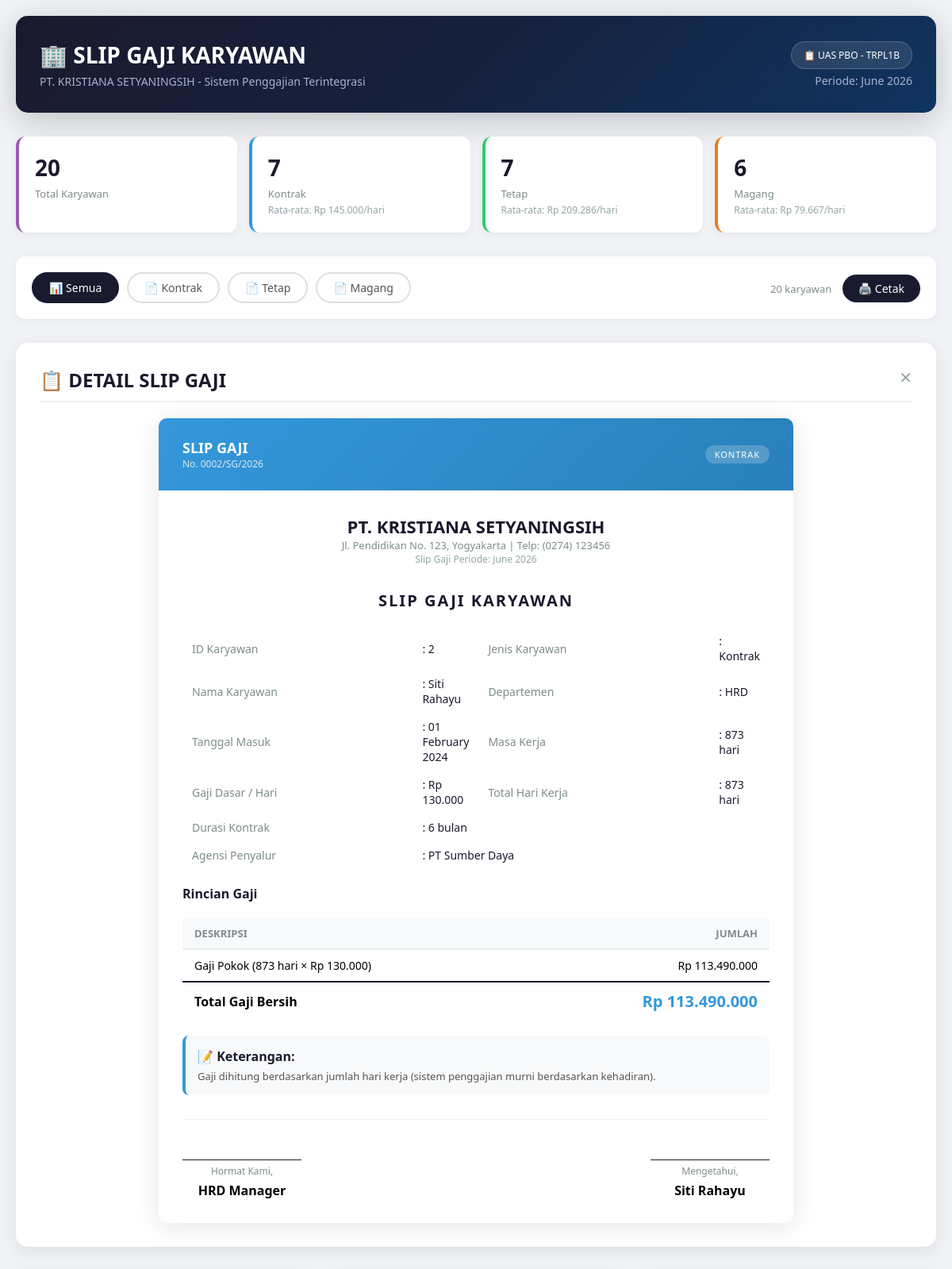
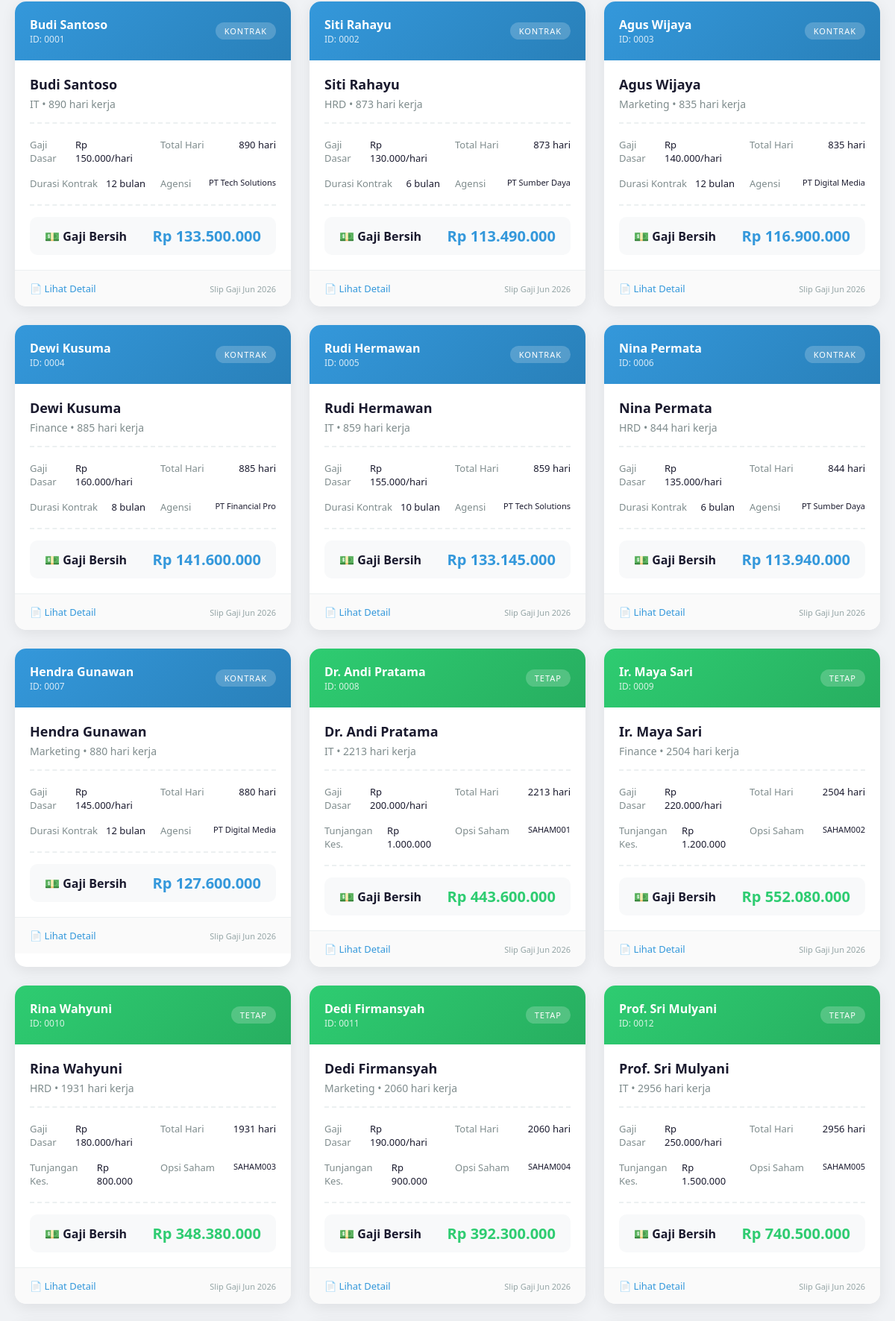
The page /?filter=semua&detail=2 (upper part) on the database its author committed (2 pictures, top to bottom).
### tables this page shows
CREATE TABLE `tabel_karyawan` (
  `id_karyawan` int NOT NULL,
  `nama_karyawan` varchar(100) NOT NULL,
  `departemen` varchar(50) NOT NULL,
  `hari_kerja_masuk` date NOT NULL,
  `gaji_dasar_per_hari` decimal(10,2) NOT NULL,
  `jenis_karyawan` enum('kontrak','tetap','magang') NOT NULL,
  `durasi_kontrak_bulan` int DEFAULT NULL,
  `agensi_penyalur` varchar(100) DEFAULT NULL,
  `tunjangan_kesehatan` decimal(10,2) DEFAULT NULL,
  `opsi_saham_id` varchar(50) DEFAULT NULL,
  `uang_saku_bulanan` decimal(10,2) DEFAULT NULL,
  `sertifikat_kampus_merdeka` varchar(100) DEFAULT NULL
);

### index.php (the view, shortened to what the rows shown need)
<?php
require_once 'koneksi.php';
require_once 'KaryawanKontrak.php';
require_once 'KaryawanTetap.php';
$db = new Database();
$conn = $db->getConnection();
$filter = isset($_GET['filter']) ? $_GET['filter'] : 'semua';
$detailId = isset($_GET['detail']) ? $_GET['detail'] : null;
function createKaryawanObject($data) {
    switch ($data['jenis_karyawan']) {
        case 'kontrak':
            return new KaryawanKontrak(
                $data['id_karyawan'],
                $data['nama_karyawan'],
                $data['departemen'],
                $data['hari_kerja_masuk'],
                $data['gaji_dasar_per_hari'],
                $data['durasi_kontrak_bulan'],
                $data['agensi_penyalur']
            );
        case 'tetap':
            return new KaryawanTetap(
                $data['id_karyawan'],
                $data['nama_karyawan'],
                $data['departemen'],
                $data['hari_kerja_masuk'],
                $data['gaji_dasar_per_hari'],
                $data['tunjangan_kesehatan'],
                $data['opsi_saham_id']
            );
        case 'magang':
            return new KaryawanMagang(
                $data['id_karyawan'],
                $data['nama_karyawan'],
                $data['departemen'],
                $data['hari_kerja_masuk'],
                $data['gaji_dasar_per_hari'],
                $data['uang_saku_bulanan'],
                $data['sertifikat_kampus_merdeka']
            );
    }
}
if ($filter == 'kontrak') {
    $query = "SELECT * FROM tabel_karyawan WHERE jenis_karyawan = 'kontrak' ORDER BY id_karyawan";
} elseif ($filter == 'tetap') {
    $query = "SELECT * FROM tabel_karyawan WHERE jenis_karyawan = 'tetap' ORDER BY id_karyawan";
} elseif ($filter == 'magang') {
    $query = "SELECT * FROM tabel_karyawan WHERE jenis_karyawan = 'magang' ORDER BY id_karyawan";
} else {
    $query = "SELECT * FROM tabel_karyawan ORDER BY jenis_karyawan, id_karyawan";
}
$result = $conn->query($query);
$detailData = null;
$detailObject = null;
if ($detailId) {
    $queryDetail = "SELECT * FROM tabel_karyawan WHERE id_karyawan = " . intval($detailId);
    $detailResult = $conn->query($queryDetail);
    $detailData = $detailResult->fetch_assoc();
    if ($detailData) {
        $detailObject = createKaryawanObject($detailData);
    }
}
?>
<!DOCTYPE html>
<html lang="id">
<head>
</head>
<body>
    <div class="container">
        <div class="header">
            <div class="header-content">
                <div class="header-left">
                    <h1>🏢 SLIP GAJI KARYAWAN</h1>
                </div>
            </div>
        </div>
        <?php if ($detailData && $detailObject): ?>
        <div class="detail-section" id="detailSection">
            <a href="?filter=<?= $filter ?>" class="close-detail">✕</a>
            <h2>📋 DETAIL SLIP GAJI</h2>
            <div class="full-slip">
                <div class="slip-header <?= $detailData['jenis_karyawan'] ?>">
                    <div>
                        <strong style="font-size:18px;">SLIP GAJI</strong>
                        <div style="font-size:12px; opacity:0.8;">No. <?= str_pad($detailData['id_karyawan'], 4, '0', STR_PAD_LEFT) ?>/SG/<?= date('Y') ?></div>
                    </div>
                    <div class="type-badge"><?= strtoupper($detailData['jenis_karyawan']) ?></div>
                </div>
                <div class="slip-body">
                    <div class="company-info">
                        <h3>PT. KRISTIANA SETYANINGSIH</h3>
                        <p>Jl. Pendidikan No. 123, Yogyakarta | Telp: (0274) 123456</p>
                        <p style="font-size:12px; color:#95a5a6;">Slip Gaji Periode: <?= date('F Y') ?></p>
                    </div>
                    <div class="slip-title">SLIP GAJI KARYAWAN</div>
                    <table class="info-table">
                        <tr>
                            <td class="label">ID Karyawan</td>
                            <td class="value">: <?= $detailData['id_karyawan'] ?></td>
                            <td class="label">Jenis Karyawan</td>
                            <td class="value">: <?= ucfirst($detailData['jenis_karyawan']) ?></td>
                        </tr>
                        <tr>
                            <td class="label">Nama Karyawan</td>
                            <td class="value">: <?= $detailData['nama_karyawan'] ?></td>
                            <td class="label">Departemen</td>
                            <td class="value">: <?= $detailData['departemen'] ?></td>
                        </tr>
                        <tr>
                            <td class="label">Tanggal Masuk</td>
                            <td class="value">: <?= date('d F Y', strtotime($detailData['hari_kerja_masuk'])) ?></td>
                            <td class="label">Masa Kerja</td>
                            <td class="value">: <?= $detailObject->hitungMasaKerja() ?> hari</td>
                        </tr>
                        <tr>
                            <td class="label">Gaji Dasar / Hari</td>
                            <td class="value">: Rp <?= number_format($detailData['gaji_dasar_per_hari'], 0, ',', '.') ?></td>
                            <td class="label">Total Hari Kerja</td>
                            <td class="value">: <?= $detailObject->hitungMasaKerja() ?> hari</td>
                        </tr>
                        <?php if ($detailData['jenis_karyawan'] == 'kontrak'): ?>
                        <tr>
                            <td class="label">Durasi Kontrak</td>
                            <td class="value" colspan="3">: <?= $detailData['durasi_kontrak_bulan'] ?> bulan</td>
                        </tr>
                        <tr>
                            <td class="label">Agensi Penyalur</td>
                            <td class="value" colspan="3">: <?= $detailData['agensi_penyalur'] ?></td>
                        </tr>
                        <?php endif; ?>
                    </table>
                    <h4 style="margin:20px 0 10px; color:#1a1a2e;">Rincian Gaji</h4>
                    <table class="salary-table">
                        <thead>
                            <tr>
                                <th>Deskripsi</th>
                                <th style="text-align:right;">Jumlah</th>
                            </tr>
                        </thead>
                        <tbody>
                            <tr>
                                <td>Gaji Pokok (<?= $detailObject->hitungMasaKerja() ?> hari × Rp <?= number_format($detailData['gaji_dasar_per_hari'], 0, ',', '.') ?>)</td>
                                <td style="text-align:right;">Rp <?= number_format($detailObject->hitungMasaKerja() * $detailData['gaji_dasar_per_hari'], 0, ',', '.') ?></td>
                            </tr>
                            <tr class="total-row">
                                <td><strong>Total Gaji Bersih</strong></td>
                                <td style="text-align:right; font-size:20px; color:<?=
                                    $detailData['jenis_karyawan'] == 'kontrak' ? '#3498db' :
                                    ($detailData['jenis_karyawan'] == 'tetap' ? '#2ecc71' : '#e67e22')
                                ?>;">
                                    Rp <?= number_format($detailObject->hitungGajiBersih(), 0, ',', '.') ?>
                                </td>
                            </tr>
                        </tbody>
                    </table>
                    <div style="margin:20px 0; padding:15px; background:#f8f9fa; border-radius:8px; border-left:4px solid <?=
                        $detailData['jenis_karyawan'] == 'kontrak' ? '#3498db' :
                        ($detailData['jenis_karyawan'] == 'tetap' ? '#2ecc71' : '#e67e22')
                    ?>;">
                        <strong style="color:#1a1a2e;">📝 Keterangan:</strong>
                        <?php if ($detailData['jenis_karyawan'] == 'kontrak'): ?>
                        <p style="margin-top:5px; font-size:13px; color:#555;">Gaji dihitung berdasarkan jumlah hari kerja (sistem penggajian murni berdasarkan kehadiran).</p>
                        <?php elseif ($detailData['jenis_karyawan'] == 'tetap'): ?>
                        <p style="margin-top:5px; font-size:13px; color:#555;">Gaji pokok ditambah tunjangan kesehatan sebagai karyawan tetap.</p>
                        <?php elseif ($detailData['jenis_karyawan'] == 'magang'): ?>
                        <p style="margin-top:5px; font-size:13px; color:#555;">Gaji dipotong 20% untuk biaya program orientasi, pelatihan, dan asuransi kerja intern.</p>
                        <?php endif; ?>
                    </div>
                    <div class="signature">
                        <div class="sign-box">
                            <div class="line"></div>
                            <div class="name">Hormat Kami,</div>
                            <div style="font-weight:600; margin-top:5px;">HRD Manager</div>
                        </div>
                        <div class="sign-box">
                            <div class="line"></div>
                            <div class="name">Mengetahui,</div>
                            <div style="font-weight:600; margin-top:5px;"><?= $detailData['nama_karyawan'] ?></div>
                        </div>
                    </div>
                </div>
            </div>
        </div>
        <?php endif; ?>
        <div class="slip-grid">
            <?php if ($result->num_rows > 0): ?>
                <?php while ($row = $result->fetch_assoc()):
                    $obj = createKaryawanObject($row);
                    $gajiBersih = $obj->hitungGajiBersih();
                    $masaKerja = $obj->hitungMasaKerja();
                ?>
                <div class="slip-card">
                    <div class="slip-header <?= $row['jenis_karyawan'] ?>">
                        <div>
                            <div style="font-weight:600;"><?= $row['nama_karyawan'] ?></div>
                            <div class="slip-id">ID: <?= str_pad($row['id_karyawan'], 4, '0', STR_PAD_LEFT) ?></div>
                        </div>
                        <div class="type-badge"><?= strtoupper($row['jenis_karyawan']) ?></div>
                    </div>
                    <div class="slip-body">
                        <div class="karyawan-name"><?= $row['nama_karyawan'] ?></div>
                        <div class="karyawan-dept"><?= $row['departemen'] ?> • <?= $masaKerja ?> hari kerja</div>
                        <hr class="divider">
                        <div class="slip-detail">
                            <div class="item">
                                <span class="label">Gaji Dasar</span>
                                <span class="value">Rp <?= number_format($row['gaji_dasar_per_hari'], 0, ',', '.') ?>/hari</span>
                            </div>
                            <div class="item">
                                <span class="label">Total Hari</span>
                                <span class="value"><?= $masaKerja ?> hari</span>
                            </div>
                            <?php if ($row['jenis_karyawan'] == 'kontrak'): ?>
                            <div class="item">
                                <span class="label">Durasi Kontrak</span>
                                <span class="value"><?= $row['durasi_kontrak_bulan'] ?> bulan</span>
                            </div>
                            <div class="item">
                                <span class="label">Agensi</span>
                                <span class="value" style="font-size:11px;"><?= $row['agensi_penyalur'] ?></span>
                            </div>
                            <?php elseif ($row['jenis_karyawan'] == 'tetap'): ?>
                            <div class="item">
                                <span class="label">Tunjangan Kes.</span>
                                <span class="value">Rp <?= number_format($row['tunjangan_kesehatan'], 0, ',', '.') ?></span>
                            </div>
                            <div class="item">
                                <span class="label">Opsi Saham</span>
                                <span class="value" style="font-size:11px;"><?= $row['opsi_saham_id'] ?></span>
                            </div>
                            <?php endif; ?>
                        </div>
                        <hr class="divider">
                        <div class="slip-total">
                            <span class="label">💵 Gaji Bersih</span>
                            <span class="amount <?= $row['jenis_karyawan'] ?>">
                                Rp <?= number_format($gajiBersih, 0, ',', '.') ?>
                            </span>
                        </div>
                    </div>
                    <div class="slip-footer">
                        <a href="?filter=<?= $filter ?>&detail=<?= $row['id_karyawan'] ?>" class="detail-link">
                            📄 Lihat Detail
                        </a>
                        <span class="status">Slip Gaji <?= date('M Y') ?></span>
                    </div>
                </div>
                <?php endwhile; ?>
            <?php endif; ?>
        </div>
    </div>
</body>
</html>

### rows shown on the page
tabel_karyawan: id_karyawan "0002", jenis_karyawan "KONTRAK", id_karyawan "2", jenis_karyawan "Kontrak", nama_karyawan "Siti Rahayu", departemen "HRD", hari_kerja_masuk "01 February 2024", hari_kerja_masuk "873", gaji_dasar_per_hari "130.000", durasi_kontrak_bulan "6", agensi_penyalur "PT Sumber Daya", $detailObject->hitungMasaKerja() * $detailData['gaji_dasar_per_hari'] "113.490.000", $detailObject->hitungGajiBersih() "113.490.000", gajiBersih "113.490.000"
tabel_karyawan: nama_karyawan "Budi Santoso", id_karyawan "0001", jenis_karyawan "KONTRAK", departemen "IT", hari_kerja_masuk "890", gaji_dasar_per_hari "150.000", durasi_kontrak_bulan "12", agensi_penyalur "PT Tech Solutions", gajiBersih "133.500.000"
tabel_karyawan: nama_karyawan "Agus Wijaya", id_karyawan "0003", jenis_karyawan "KONTRAK", departemen "Marketing", hari_kerja_masuk "835", gaji_dasar_per_hari "140.000", durasi_kontrak_bulan "12", agensi_penyalur "PT Digital Media", gajiBersih "116.900.000"
tabel_karyawan: nama_karyawan "Dewi Kusuma", id_karyawan "0004", jenis_karyawan "KONTRAK", departemen "Finance", hari_kerja_masuk "885", gaji_dasar_per_hari "160.000", durasi_kontrak_bulan "8", agensi_penyalur "PT Financial Pro", gajiBersih "141.600.000"
tabel_karyawan: nama_karyawan "Rudi Hermawan", id_karyawan "0005", jenis_karyawan "KONTRAK", departemen "IT", hari_kerja_masuk "859", gaji_dasar_per_hari "155.000", durasi_kontrak_bulan "10", agensi_penyalur "PT Tech Solutions", gajiBersih "133.145.000"
tabel_karyawan: nama_karyawan "Nina Permata", id_karyawan "0006", jenis_karyawan "KONTRAK", departemen "HRD", hari_kerja_masuk "844", gaji_dasar_per_hari "135.000", durasi_kontrak_bulan "6", agensi_penyalur "PT Sumber Daya", gajiBersih "113.940.000"
tabel_karyawan: nama_karyawan "Hendra Gunawan", id_karyawan "0007", jenis_karyawan "KONTRAK", departemen "Marketing", hari_kerja_masuk "880", gaji_dasar_per_hari "145.000", durasi_kontrak_bulan "12", agensi_penyalur "PT Digital Media", gajiBersih "127.600.000"
tabel_karyawan: nama_karyawan "Dr. Andi Pratama", id_karyawan "0008", jenis_karyawan "TETAP", departemen "IT", hari_kerja_masuk "2213", gaji_dasar_per_hari "200.000", tunjangan_kesehatan "1.000.000", opsi_saham "SAHAM001", gajiBersih "443.600.000"
tabel_karyawan: nama_karyawan "Ir. Maya Sari", id_karyawan "0009", jenis_karyawan "TETAP", departemen "Finance", hari_kerja_masuk "2504", gaji_dasar_per_hari "220.000", tunjangan_kesehatan "1.200.000", opsi_saham "SAHAM002", gajiBersih "552.080.000"
tabel_karyawan: nama_karyawan "Rina Wahyuni", id_karyawan "0010", jenis_karyawan "TETAP", departemen "HRD", hari_kerja_masuk "1931", gaji_dasar_per_hari "180.000", tunjangan_kesehatan "800.000", opsi_saham "SAHAM003", gajiBersih "348.380.000"
tabel_karyawan: nama_karyawan "Dedi Firmansyah", id_karyawan "0011", jenis_karyawan "TETAP", departemen "Marketing", hari_kerja_masuk "2060", gaji_dasar_per_hari "190.000", tunjangan_kesehatan "900.000", opsi_saham "SAHAM004", gajiBersih "392.300.000"
tabel_karyawan: nama_karyawan "Prof. Sri Mulyani", id_karyawan "0012", jenis_karyawan "TETAP", departemen "IT", hari_kerja_masuk "2956", gaji_dasar_per_hari "250.000", tunjangan_kesehatan "1.500.000", opsi_saham "SAHAM005", gajiBersih "740.500.000"

### other values the page prints
$total "20"
$stat['jumlah'] "7"
$stat['jenis_karyawan'] "Kontrak"
$stat['rata_gaji'] "145.000"
$stat['jenis_karyawan'] "Tetap"
$stat['rata_gaji'] "209.286"
$stat['jumlah'] "6"
$stat['jenis_karyawan'] "Magang"
$stat['rata_gaji'] "79.667"
$result->num_rows "20"
